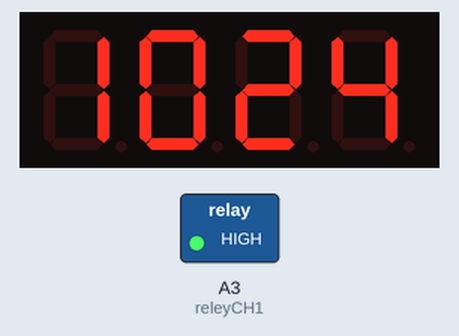
Bench run of a sketch on a simulated Arduino Uno, built with avr-gcc and run on an emulated ATmega328P. On the bench: 4-digit seven-segment display, switched loads named in the sketch (green lamp = pin HIGH). The local clock reads 2024-03-15 10:24:30 at power-on unless the sketch sets it.

Above: at 0.1 s.
At 90.1 s:
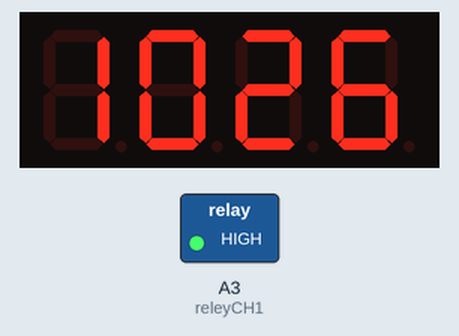
Timing chart, 0 to 91.6 s (numbered marks = the images above):
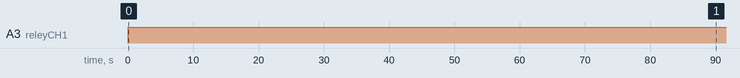

The sketch:

UsingSolenoid.ino
```cpp
#include <DS3231.h>
#include <SevSeg.h>

      /*prototypes*/
int getTimeInt();
void printSevSeg(int tim);
void openSolenoid();
void closeSolenid();
void timeForSolenoid(int tim);
//void maunallyOpenSolenoidValve(int tim);
//bool checkTiltSensor();
//#################################################

//Digital output for reley, button for manual opening of solenodi, tilt sensor and red led diode.

//state for tilt sensor
//bool stateOfSensor = false;

//reley output pin
int releyCH1 = A3;
/*
//red led diod
int ledRed = A2;

//button to maunally open valve for short period of time
int button1 = A1;
*/
//tilt sensor used to check wather level
//int tiltSensor = A0;
//#################################################

        //FOR TIME
  int tim;
  Time t;
//#################################################

// Init the DS3231 using the hardware interface
  DS3231  rtc(SDA, SCL);

        //SEVEN SEGMENT DISPLAY
  SevSeg sevseg;

void setup()
{
  //seting reley pin A3 to ouput
  pinMode(releyCH1, OUTPUT);

  /*button settup
  pinMode(button1, INPUT);

  //red led settup
  pinMode(ledRed, OUTPUT);*/

  //tilt switch settup
  //pinMode(tiltSensor, INPUT_PULLUP);

  //set time
        /*SETTING CLOCK*/

  // Setup Serial connection
  //Serial.begin(9600);

  // Initialize the rtc object
  rtc.begin();

  //Set on first run then add comments on secund run
  //rtc.setTime(18, 40, 00);
//#################################################

        /*SETTING SEVEN SEGMENT DISPLAY*/

  byte numDigits = 4;

 //4 digits settup
 byte digitPins[] = {13, 12, 11, 10};

  //7 segment display settup
  byte segmentPins[] = {2, 3, 4, 5, 6, 7, 8, 9};

  bool resistorsOnSegments = false; // 'false' means resistors are on digit pins
  byte hardwareConfig = COMMON_CATHODE; // See README.md for options
  bool updateWithDelays = false; // Default 'false' is Recommended
  bool leadingZeros = true; // Use 'true' if you'd like to keep the leading zeros
  bool disableDecPoint = true; // Use 'true' if your decimal point doesn't exist or isn't connected

  //sevseg.begin(COMMON_CATHODE, numDigits, digitPins, segmentPins);

  sevseg.begin(hardwareConfig, numDigits, digitPins, segmentPins, resistorsOnSegments,
  updateWithDelays, leadingZeros, disableDecPoint);

  sevseg.setBrightness(90);

}

void loop()
{
  //geth the time in integer
  tim = getTimeInt();

  //Only for testing
  //Serial.println(tim);

  //Sending time to seven segment display
  printSevSeg(tim);

  //solenoid valve
  timeForSolenoid(tim);

  //manually open the valve
//  maunallyOpenSolenoidValve();


  //delay 1s
  //delay(1000);

}
//Geting time from RTC then calculating it and sending it to main
int getTimeInt(){
  t = rtc.getTime();
  int tim;
  int a = t.hour;
  int b = t.min;

  tim = a * 100 + b;

  return tim;
}
//Geting time from main then setting it on display
void printSevSeg(int tim){

  sevseg.setNumber(tim);

  sevseg.refreshDisplay();
}

//Function for opening solenoid valve when time is right
void openSolenoid()
{
  digitalWrite(releyCH1, LOW);
}
void closeSolenid()
{
  digitalWrite(releyCH1, HIGH);
}
//This function check time that is manualy added in this function, if time is right open solenoid with Low signal
//then wait for the end time and then close valve with High signal
void timeForSolenoid(int tim)
{
 /* //Time to pump water in morning
  int morning = 800;
  int moningEnd = 930;*/

  //Time to pump water in evning;
  int evening = 2000;
  int eveningEnd = 2130;

  if(tim == evening)
  {

    while((tim = getTimeInt()) < eveningEnd)
    {
      printSevSeg(tim);
      openSolenoid();
      //stateOfSensor = checkTiltSensor();

     /* if(stateOfSensor == true);
      {
        closeSolenid();
        stateOfSensor = false;
        break;
      }*/


    }
    closeSolenid();
  }
  closeSolenid(); //default action
  }

//checking sensor value to stop water overflowing
/*bool checkTiltSensor()
{
  int stateTilt = 0;

  stateTilt = digitalRead(tiltSensor);

  if(stateTilt == LOW)
  {
    return true;
  }
    else
    {
      return false;
    }
}*/
```

Measured:
- by itself, A3 (releyCH1): LOW → HIGH at 0.00 s
